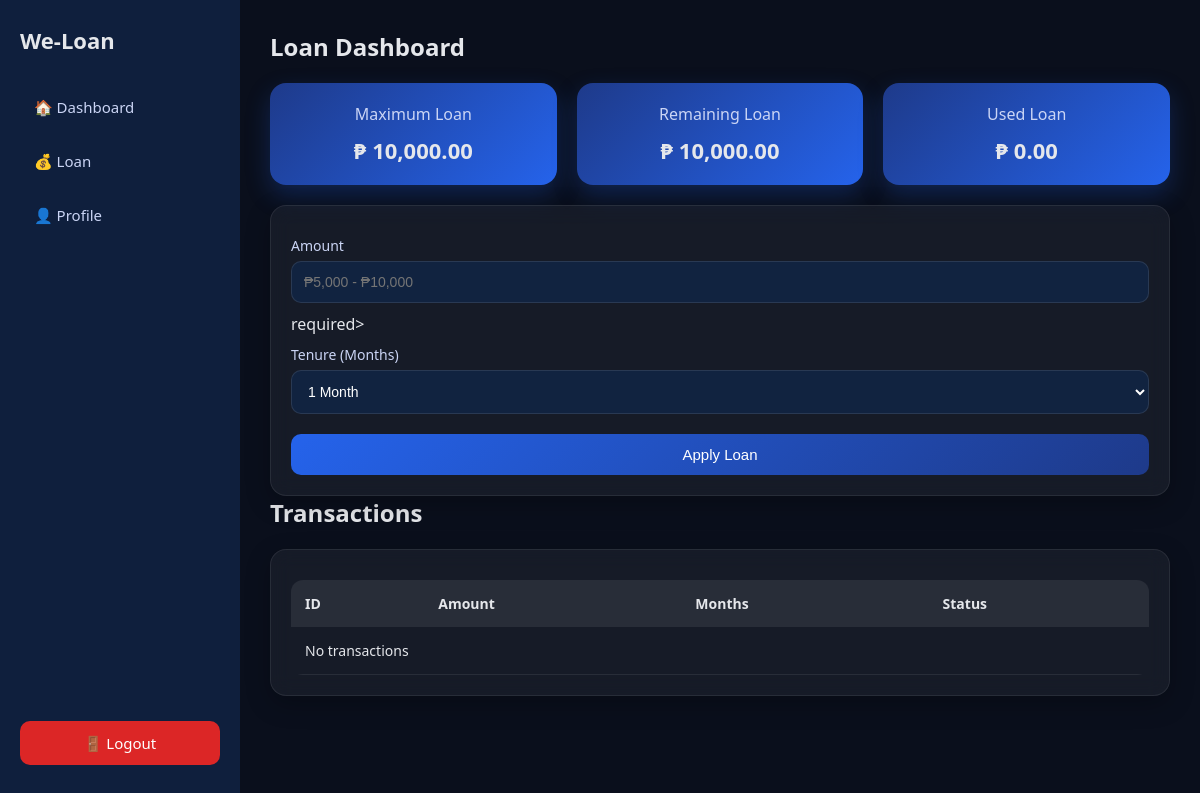
The app's page /basic_user/loan.php (signed in), older data.
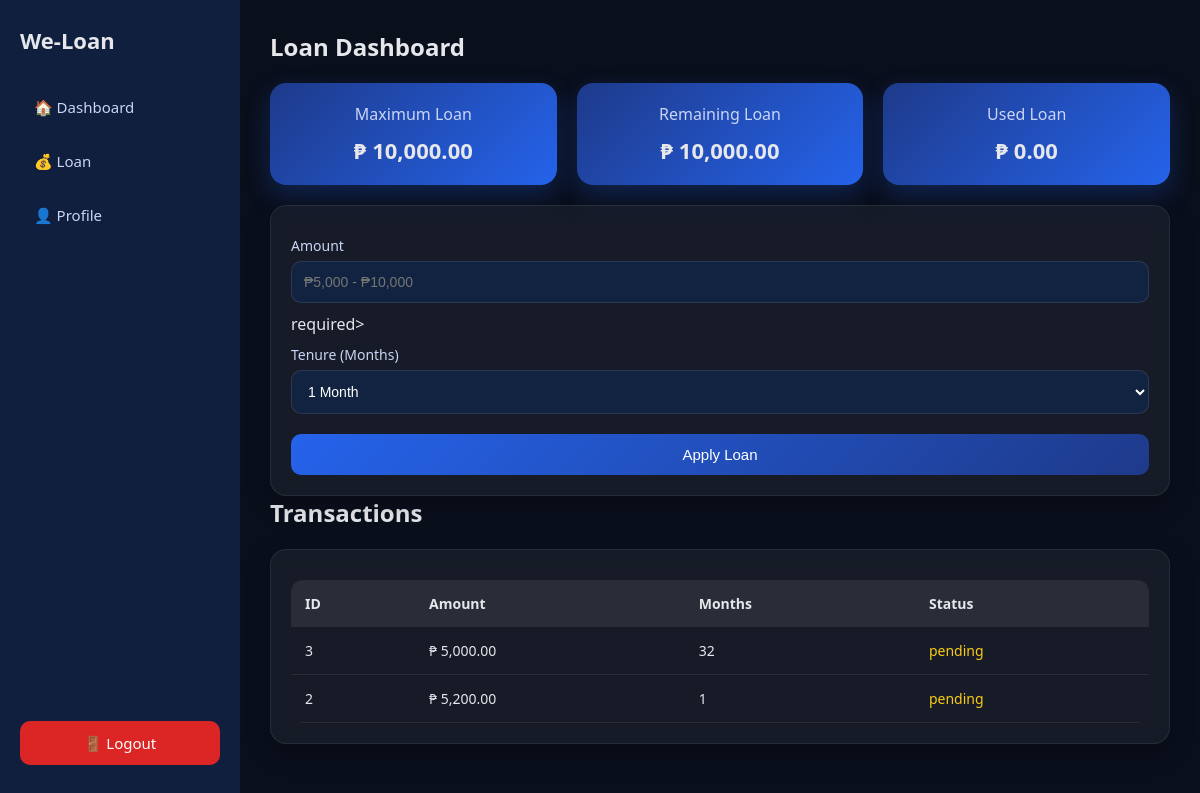
The same page, newer data.
### tables this page shows
CREATE TABLE `loan_requests` (
  `id` int(11) NOT NULL,
  `user_id` int(11) NOT NULL,
  `amount` decimal(10,2) NOT NULL,
  `tenure_months` int(11) NOT NULL,
  `status` enum('pending','approved','rejected') DEFAULT 'pending',
  `rejection_reason` text DEFAULT NULL,
  `approved_by` int(11) DEFAULT NULL,
  `approved_at` timestamp NULL DEFAULT NULL,
  `created_at` timestamp NOT NULL DEFAULT current_timestamp()
);

### basic_user/loan.php (the view, shortened to what this page needs)
<?php
require_once __DIR__ . '/../db_connect_new.php';
$user_id = $_SESSION['user_id'];
$maxLoan = 10000;
$stmt = $pdo->prepare("
    SELECT SUM(amount)
    FROM loan_requests
    WHERE user_id = ? AND status = 'approved'
");
$stmt->execute([$user_id]);
$usedLoan = (float) ($stmt->fetchColumn() ?? 0);
$remainingLoan = $maxLoan - $usedLoan;
$stmt = $pdo->prepare("
    SELECT * FROM loan_requests
    WHERE user_id=?
    ORDER BY id DESC
");
$stmt->execute([$user_id]);
$transactions = $stmt->fetchAll(PDO::FETCH_ASSOC);
?>
<!DOCTYPE html>
<html>
<head>
<link rel="stylesheet" href="dashboard.css">
</head>
<body>
<div class="container">
<?php include 'sidebar.php'; ?>
<div class="main">
<h2>Loan Dashboard</h2>
<div class="cards">
    <div class="card-box">
        <h3>Maximum Loan</h3>
        <p>₱ <?= number_format($maxLoan, 2) ?></p>
    </div>
    <div class="card-box">
        <h3>Remaining Loan</h3>
        <p>₱ <?= number_format($remainingLoan, 2) ?></p>
    </div>
    <div class="card-box">
        <h3>Used Loan</h3>
        <p>₱ <?= number_format($usedLoan, 2) ?></p>
    </div>
</div>
<form action="loan.php" method="POST" class="card" id="loanForm">
    <label>Amount</label>
    <input type="number"
           name="amount"
           min="5000"
           max="<?= $remainingLoan ?>"
           placeholder="₱5,000 - ₱10,000" required>
           required>
    <label>Tenure (Months)</label>
    <select name="tenure_months" required>
        <option value="1">1 Month</option>
    </select>
    <button type="button" onclick="openConfirm()">Apply Loan</button>
</form>
<h2>Transactions</h2>
<div class="card">
<table>
<tr>
    <th>ID</th>
    <th>Amount</th>
    <th>Months</th>
    <th>Status</th>
</tr>
<?php if(!empty($transactions)): ?>
    <?php foreach($transactions as $t): ?>
        <tr>
            <td><?= $t['id'] ?></td>
            <td>₱ <?= number_format($t['amount'], 2) ?></td>
            <td><?= $t['tenure_months'] ?></td>
            <td class="<?= strtolower($t['status']) ?>">
                <?= $t['status'] ?>
            </td>
        </tr>
    <?php endforeach; ?>
<?php else: ?>
<tr>
    <td colspan="4">No transactions</td>
</tr>
<?php endif; ?>
</table>
</div>
</div>
</div>
</body>
</html>

### basic_user/sidebar.php
<div class="sidebar">
    <div>
        <h2>We-Loan</h2>
        <a href="dashboard.php">🏠 Dashboard</a>
        <a href="loan.php">💰 Loan</a>
        <a href="profile.php">👤 Profile</a>
    </div>
    <div class="logout">
    <a href="/WS301-LOAN/logout.php">🚪 Logout</a>
    </div>
</div>

### basic_user/dashboard.css (style rules this page uses)
* { margin: 0; padding: 0; box-sizing: border-box; }
body { font-family: 'Segoe UI', Arial, sans-serif; background: #0a0f1c; color: #e5e7eb; }
.container { display: flex; }
.main { margin-left: 240px; padding: 30px; width: calc(100% - 240px); }
.sidebar { width: 240px; height: 100vh; background: #0f1f3d; padding: 25px 20px; position: fixed; display: flex; flex-direction: column; justify-content: space-between; }
.sidebar h2 { font-size: 22px; margin-bottom: 30px; }
.sidebar a { display: block; color: #cbd5f5; text-decoration: none; padding: 12px 14px; margin-bottom: 10px; border-radius: 10px; font-size: 15px; transition: 0.2s ease; }
.logout a { background: #dc2626; text-align: center; padding: 12px; border-radius: 10px; color: white; font-weight: 500; }
h2 { margin-bottom: 20px; font-weight: 600; }
h3 { margin-bottom: 10px; font-weight: 500; }
.card { background: rgba(255, 255, 255, 0.05); border-radius: 16px; padding: 20px; margin-top: 20px; backdrop-filter: blur(10px); border: 1px solid rgba(255,255,255,0.08); box-shadow: 0 8px 25px rgba(0,0,0,0.25); }
.cards { display: flex; gap: 20px; flex-wrap: wrap; align-items: stretch; }
.card-box { flex: 1; min-width: 220px; padding: 20px; border-radius: 16px; text-align: center; background: linear-gradient(135deg, #1e3a8a, #2563eb); box-shadow: 0 10px 25px rgba(37,99,235,0.25); transition: 0.3s; }
.card-box h3 { font-size: 16px; margin-bottom: 10px; color: #cbd5f5; }
.card-box p { font-size: 22px; font-weight: bold; }
table { width: 100%; border-collapse: collapse; margin-top: 10px; border-radius: 12px; overflow: hidden; }
th { text-align: left; padding: 14px; font-size: 14px; background: rgba(255,255,255,0.08); }
td { padding: 14px; font-size: 14px; border-bottom: 1px solid rgba(255,255,255,0.08); }
label { font-size: 14px; display: block; margin-top: 10px; color: #cbd5f5; }
input, select { width: 100%; padding: 12px; margin-top: 6px; margin-bottom: 10px; border-radius: 10px; border: 1px solid rgba(255,255,255,0.1); background: rgba(15, 42, 82, 0.6); color: white; font-size: 14px; outline: none; }
button { margin-top: 10px; background: linear-gradient(135deg, #2563eb, #1e3a8a); color: white; padding: 12px; border: none; width: 100%; border-radius: 10px; cursor: pointer; font-size: 15px; transition: 0.3s; }
.pending { color: #facc15; font-weight: 500; }

Row changes from the older to the newer data that the page shows:
added loan_requests: id "3", amount "5,000.00", tenure_months "32", status "pending"
added loan_requests: id "2", amount "5,200.00", tenure_months "1", status "pending"
Text that changed along with them:
text no longer shown: "No transactions"
